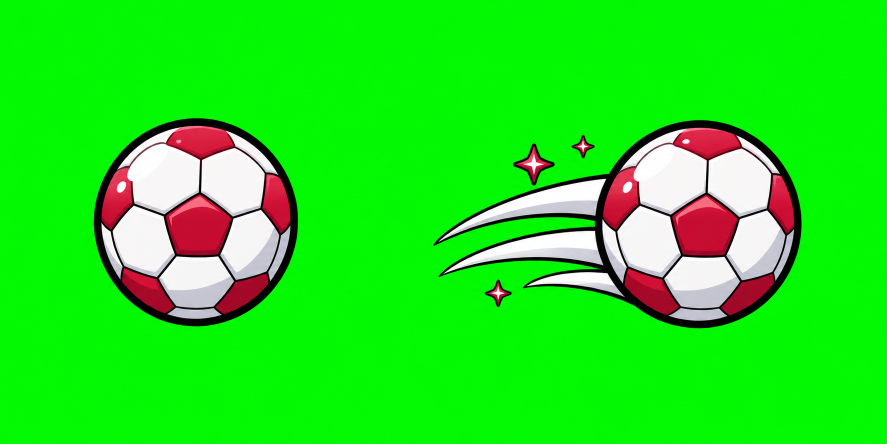
#> input picture new-art/soccer/soccer-ball.png, 1774 x 887 px, found by its file name (shown at 1/2 size); its folder holds only this picture in this run
$ python make_soccer.py
#> lines starting #> are read from the running program, lines starting #| are printed output that depends on the picture; after the words box and inside, x2 and y2 are one past the last pixel; in counts of white or black regions, pixels touching at a corner belong together
"""Soccer Edition: key out the green backgrounds of new-art/soccer/*.png, split the sheets into pictures and
write the game sprites (soccer-*.png) at the sizes game.html draws them (4 sprite pixels per game pixel, like sp-*.png).
Run from the repo root: python3 tools/make_soccer.py"""
import numpy as np
from PIL import Image
from scipy import ndimage

SRC = 'new-art/soccer/'

def key(path):
    """RGBA with the chroma green removed and green spill pulled out of the edges"""
    a = np.asarray(Image.open(SRC + path).convert('RGB')).astype(np.float32)
    r, g, b = a[..., 0], a[..., 1], a[..., 2]
    green = g - np.maximum(r, b)                     # how much greener than the other channels
    alpha = np.clip(1 - (green - 60) / 110, 0, 1)    # >170 greener: background; <60: solid
    # despill: no pixel stays greener than its other channels
    g2 = np.where(green > 0, np.maximum(r, b) + np.minimum(green, 0) , g)
    out = np.dstack([r, np.minimum(g, g2 + 6), b, alpha * 255]).astype(np.uint8)
    # drop tiny specks and keep the big shapes and their nearby bits
    return out

def pieces(rgba, cols, rows, min_px=400):
    """Split a sheet laid out as a cols x rows grid: each opaque blob goes to the cell its centre falls in"""
    h, w = rgba.shape[:2]
    mask = rgba[..., 3] > 40
    lab, n = ndimage.label(mask)
    cells = {}
    for i, sl in enumerate(ndimage.find_objects(lab), 1):
        ys, xs = sl
        size = (lab[sl] == i).sum()
        if size < min_px: continue
        cy, cx = (ys.start + ys.stop) / 2, (xs.start + xs.stop) / 2
        c = (int(cy * rows / h), int(cx * cols / w))
        keep = np.zeros_like(mask); keep[lab == i] = True
        if c in cells: cells[c][0] |= keep
        else: cells[c] = [keep]
    out = {}
    for c, (keep,) in cells.items():
        # include the soft edge pixels around the blobs
        grown = ndimage.binary_dilation(keep, iterations=3)
        im = rgba.copy(); im[..., 3] = np.where(grown, im[..., 3], 0)
        ys, xs = np.where(im[..., 3] > 8)
        out[c] = Image.fromarray(im[ys.min():ys.max() + 1, xs.min():xs.max() + 1])
    return out

def fit(im, w, h, anchor='center', scale=None):
    """Place im on a transparent w x h canvas, scaled to fit (or by scale), centred or sitting on the bottom"""
    s = scale or min(w / im.width, h / im.height)
    j = im.resize((max(1, round(im.width * s)), max(1, round(im.height * s))), Image.LANCZOS)
    c = Image.new('RGBA', (w, h), (0, 0, 0, 0))
    x = (w - j.width) // 2
    y = (h - j.height) // 2 if anchor == 'center' else h - j.height
    c.alpha_composite(j, (x, max(0, y))); return c

def sheet(f, cols, rows):
    return pieces(key(f), cols, rows)

def bottom_scaled(im, s):
    return im.resize((max(1, round(im.width * s)), max(1, round(im.height * s))), Image.LANCZOS)

def place(canvas_size, im, box):
    """fit im inside box (x0, y0, x1, y1) of a transparent canvas: centred across, sitting on the box bottom"""
    x0, y0, x1, y1 = box
    s = min((x1 - x0) / im.width, (y1 - y0) / im.height)
    j = bottom_scaled(im, s)
    c = Image.new('RGBA', canvas_size, (0, 0, 0, 0))
    c.alpha_composite(j, (x0 + (x1 - x0 - j.width) // 2, y1 - j.height)); return c

def save(im, name):
    im.save(name, optimize=True); print(name, im.size)

if __name__ == '__main__':
    BOXES = {}   # skin draw boxes for game.html
    # ball: the in-flight ball (38 game px), and the title / intro ball like hotdog.png
    ball = sheet('soccer-ball.png', 2, 1)
#> in key, `out = np.dstack([r, np.minimum(g, g2 + 6), b, alpha * 255]).astype(np...`:
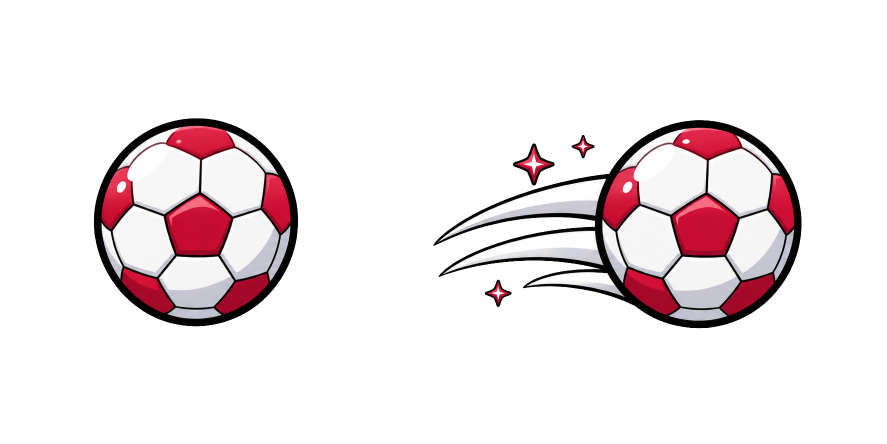
#> out: shape (887, 1774, 4) (shown at 1/2 size); mean of channels 0, 1, 2, 3 36.4, 33.9, 30.8, 50.2; transparent parts drawn white
#> in pieces, `h, w = rgba.shape[:2]`: h = 887; w = 1774
#> in pieces, `mask = rgba[..., 3] > 40`: mask: shape (887, 1774) bool; 19.7% white; 5 white regions, box (x1, y1, x2, y2) and area: (867, 240, 1603, 657) 172640, (187, 236, 596, 653) 133112, (1026, 287, 1109, 371) 2665, (969, 559, 1023, 614) 1155, (1143, 270, 1189, 317) 856
#> in pieces, `lab, n = ndimage.label(mask)`:
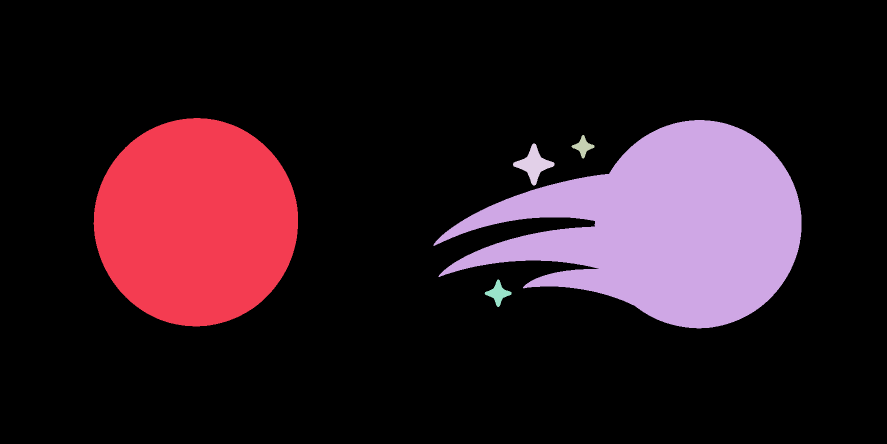
#> lab: shape (887, 1774) int32 (shown at 1/2 size); 6 distinct labels, from 0 to 5; one colour per label, 0 black
#> in pieces, `lab, n = ndimage.label(mask)`: n = 5
#> the loop in pieces, `for i, sl in enumerate(ndimage.find_objects(lab), 1):` made 5 passes
#> (size, cy, cx, c) on passes 1 to 5: (133112, 444.5, 391.5, (0, 0)), (172640, 448.5, 1235, (0, 1)), (856, 293.5, 1166, (0, 1)), (2665, 329, 1067.5, (0, 1)), (1155, 586.5, 996, (0, 1))
#> after the loop in pieces, `for i, sl in enumerate(ndimage.find_objects(lab), 1):`:
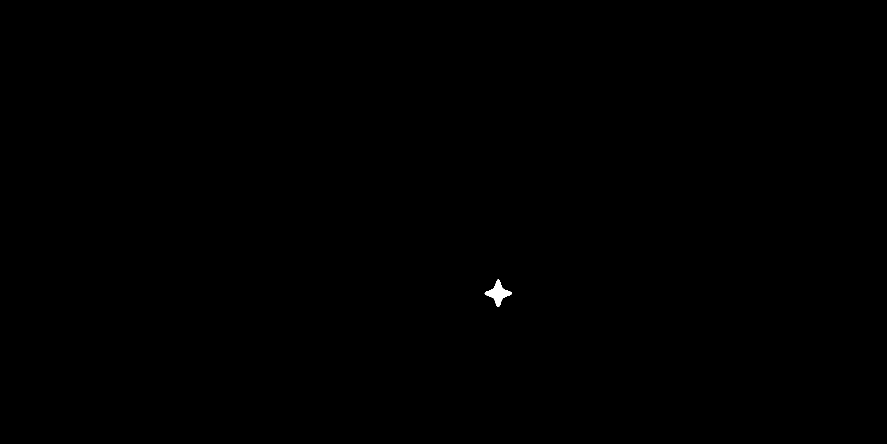
#> keep: shape (887, 1774) bool (shown at 1/2 size); 0.07% white; 1 white region, box (x1, y1, x2, y2) and area: (969, 559, 1023, 614) 1155
#> after the loop in pieces, `for i, sl in enumerate(ndimage.find_objects(lab), 1):`: cells = 2 items
#> the loop in pieces, `for c, (keep,) in cells.items():` made 2 passes
#> c on passes 1 to 2: (0, 0), (0, 1)
#> pass 1, in pieces, `grown = ndimage.binary_dilation(keep, iterations=3)`:
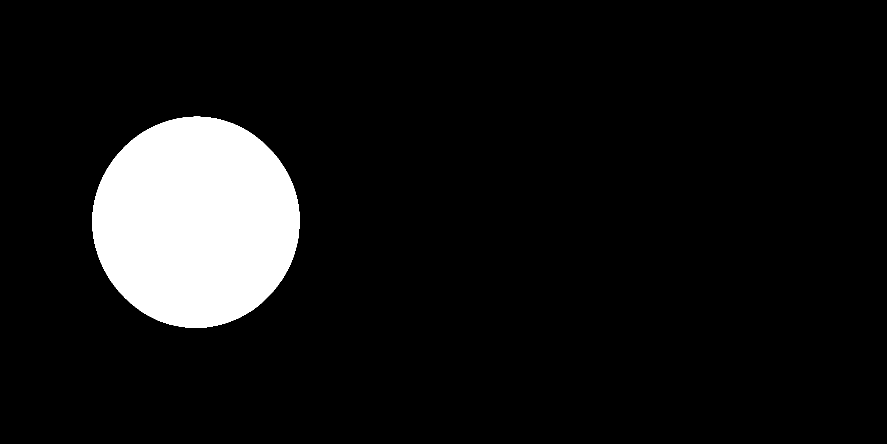
#> grown: shape (887, 1774) bool (shown at 1/2 size); 8.7% white; 1 white region, box (x1, y1, x2, y2) and area: (184, 233, 599, 656) 136619
#> after the loop in pieces, `for c, (keep,) in cells.items():`:
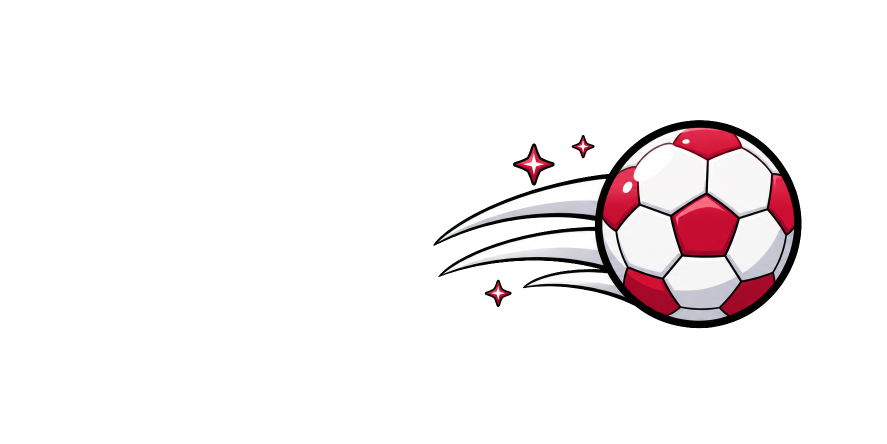
#> im: shape (887, 1774, 4) (shown at 1/2 size); mean of channels 0, 1, 2, 3 36.4, 33.9, 30.8, 28.6; transparent parts drawn white
#> ball = 2 items
    save(fit(ball[(0, 0)], 152, 152), 'skin-soccer-fly.png'); BOXES['fly'] = [-19, -19, 38, 38]
#> in fit, `c = Image.new('RGBA', (w, h), (0, 0, 0, 0))`: c: PIL image 152x152 RGBA; every value is 0
#| skin-soccer-fly.png (152, 152)
    save(place((512, 512), ball[(0, 0)], (96, 96, 416, 416)), 'soccer-ball.png')
#> in place, `j = bottom_scaled(im, s)`:
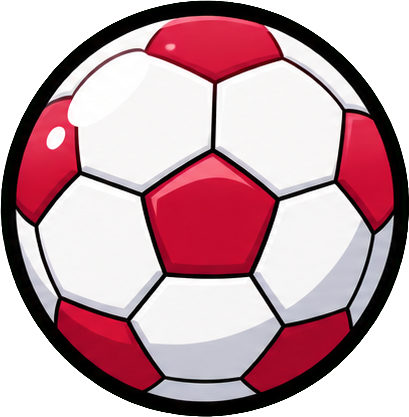
#> im: PIL image 409x417 RGBA; mean R, G, B, A 141, 106.6, 112.9, 198.7; transparent parts drawn white
#> in place, `c = Image.new('RGBA', canvas_size, (0, 0, 0, 0))`: c: PIL image 512x512 RGBA; every value is 0
#> in place, `c.alpha_composite(j, (x0 + (x1 - x0 - j.width) // 2, y1 - j.height))`:
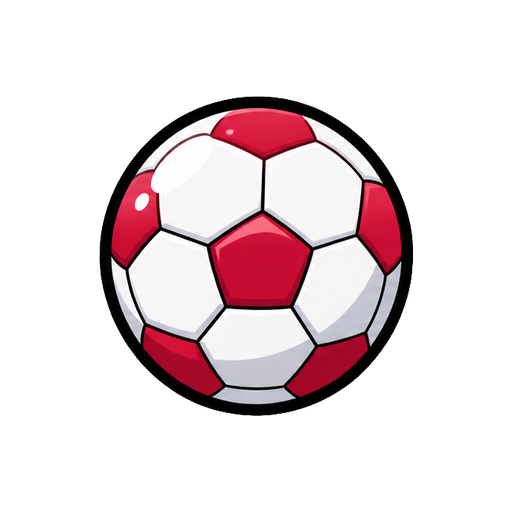
#> c: PIL image 512x512 RGBA; mean R, G, B, A 53.9, 40.2, 43.1, 76.1; transparent parts drawn white
#| soccer-ball.png (512, 512)
    # goals: 88 game px wide like the bun picture; the same scale for all four so the posts line up
    g = sheet('soccer-goals.png', 2, 2)
#> (the run stopped early here; a loop or call above may not have finished)
